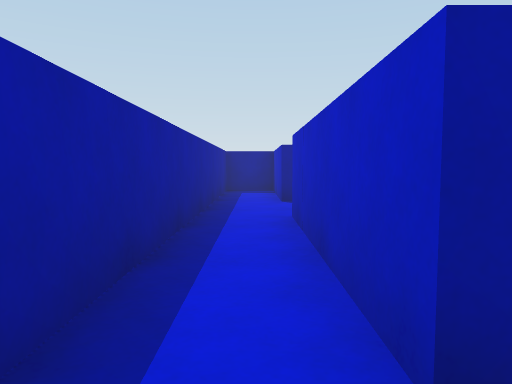
view 1 (above)

17 first-person views from a walk through a 3-D level made in the Unity game engine. The camera is 0.62 m above the floor, tilts 4° down and sees 70° across. The floor is counted in squares, 1 m on a side. Each view is taken from the middle of a square. On the plan, view 1 faces up. The plan holds only what a view shows up to about 10 squares ahead; the rest is blank. The player character is not drawn.

view 2
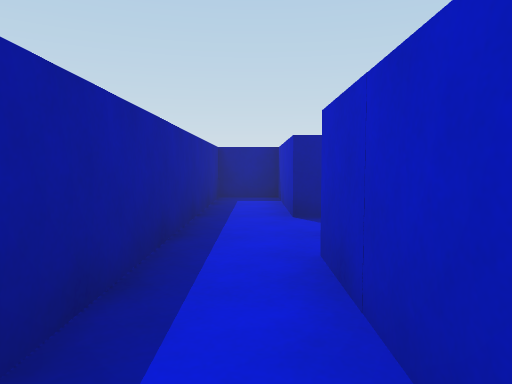

view 3
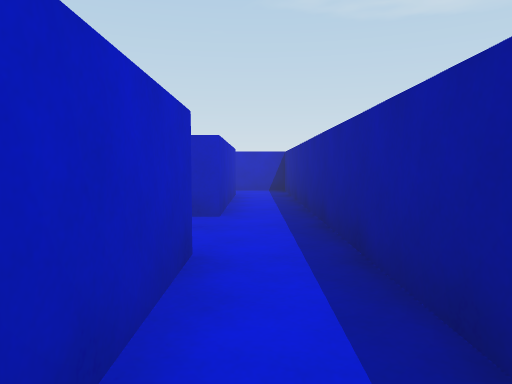

view 4
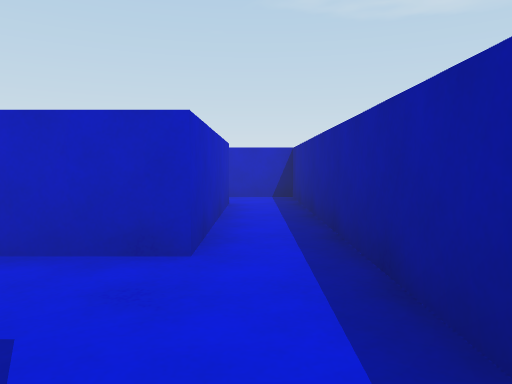

view 5
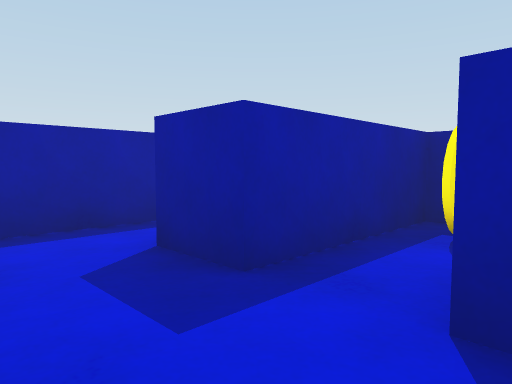

view 6
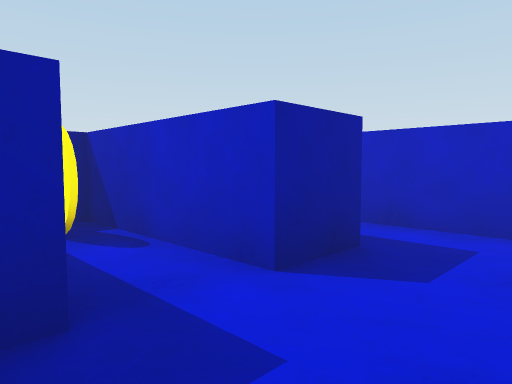

view 7
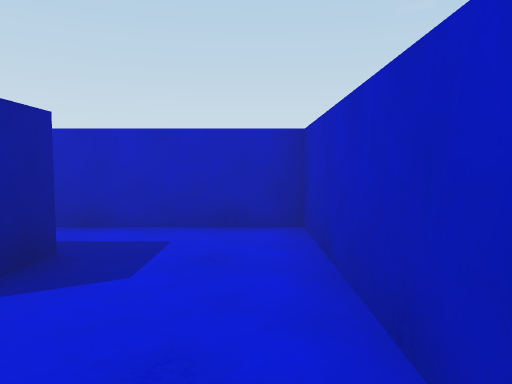

view 8
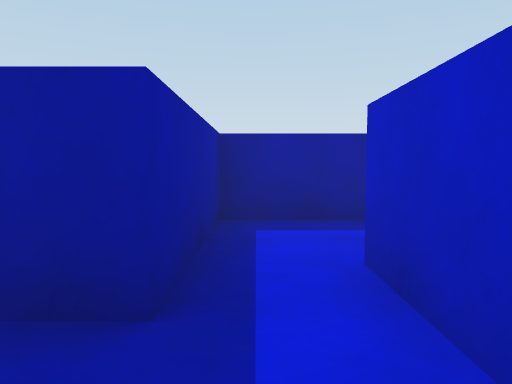

view 9
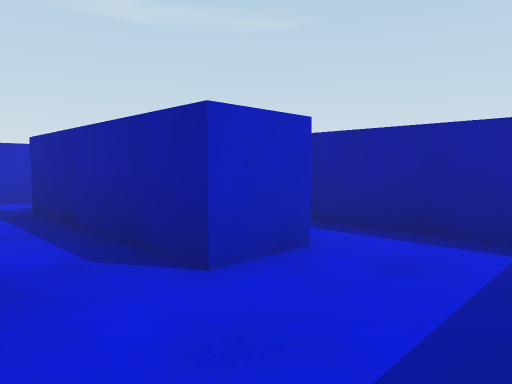

view 10
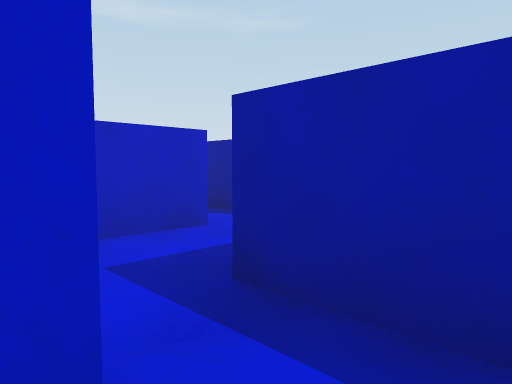

view 11
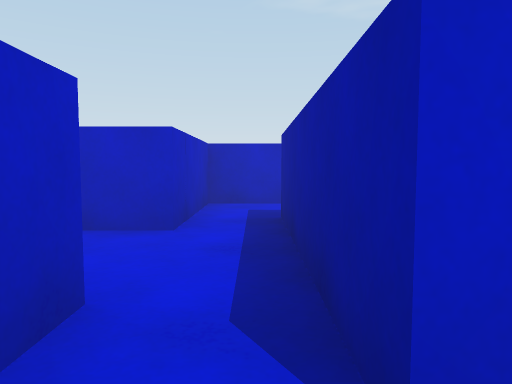

view 12
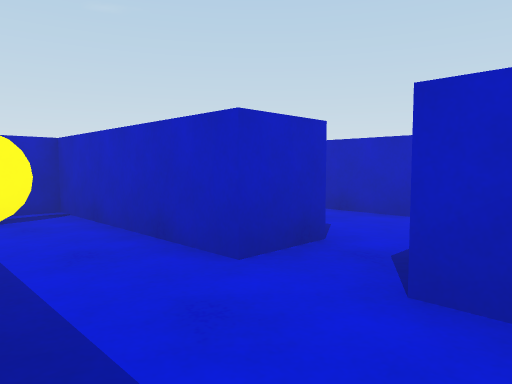

view 13
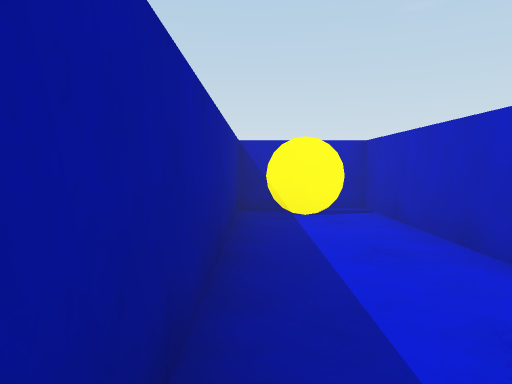

view 14
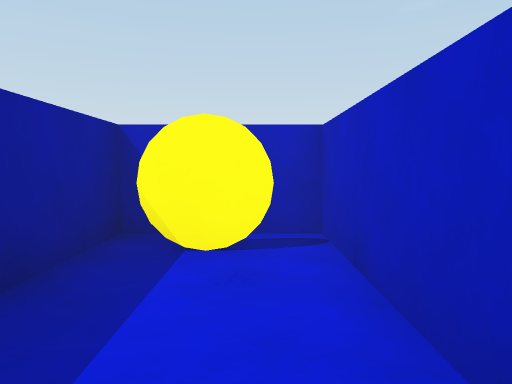

view 15
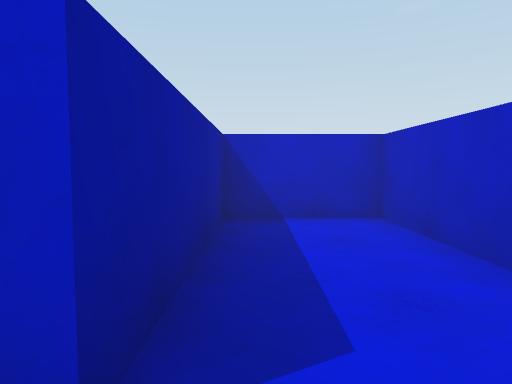

view 16
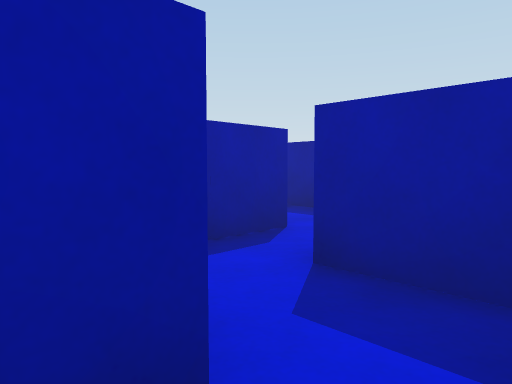

view 17
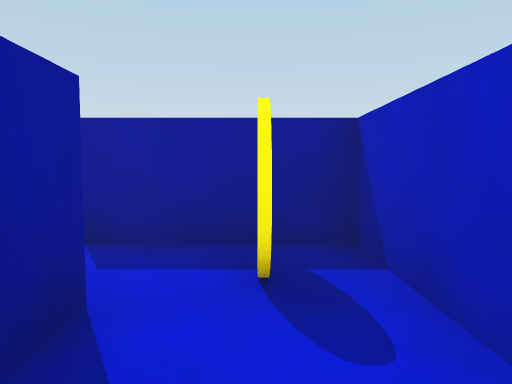

### Floor plan
Points are (right, up) in squares from view 1. A wall is a line through its corners. A room is listed if a view was taken in it or the views show most of it. See-through windows are left out.
Room 1 (views 1, 2, 3, 4)
walls: (0.5, 6.4) (0.5, 9.2) (-0.7, 9.2) (-0.7, -0.4) (0.6, -0.4); (0.5, 0.9) (0.5, 4.5)
ways out: opening at (1, 5.5) to room 3
Room 2 (views 5, 8)
walls: (3.6, 6.4) (2.6, 6.4); (2.5, 4.5) (4.7, 4.5) (4.7, 6.4)
ways out: opening at (3, 5.5) to room 3; opening at (4, 7) to room 8
Room 3 (views 6, 7)
walls: (2.6, 6.4) (2.6, 9.2) (1.5, 9.2) (1.5, 6.4) (0.5, 6.4); (0.5, 4.5) (2.5, 4.5)
ways out: opening at (1, 5.5) to room 1; opening at (3, 5.5) to room 2
objects: yellow disc (2, 9)
Room 4 (views 9, 11, 12, 13, 14)
walls: (6.8, 6.4) (6.8, 7.4) (10.3, 7.4) (10.3, 9.2) (4.6, 9.2); (4.7, 7.4) (5.7, 7.4) (5.7, 6.4)
ways out: opening at (6, 7) to room 5; opening at (5, 8.5) to room 8
objects: yellow disc (10, 8)
Room 5 (views 10, 15)
walls: (6.8, 3.5) (6.8, 4.5) (10.3, 4.5) (10.3, 6.4) (6.8, 6.4); (5.7, 6.4) (5.7, 3.5)
ways out: opening at (6, 7) to room 4; opening at (6, 4) to room 7
Room 6 (views 16, 17)
walls: (5.3, -0.4) (5.3, -1)
ways out: opening at (6, -1) to room 7
Room 7 (no view inside)
walls: (2.8, 3.5) (2.1, 3.5); (6.8, -1) (6.8, 3.5)
ways out: opening at (6, 4) to room 5; opening at (6, -1) to room 6
objects: blue block (2, 1) to (3, 2); blue block (3, 0) to (3, 1); blue block (5, 1) to (6, 2); yellow disc (6, 0)
Room 8 (no view inside)
walls: (4.6, 9.2) (3.6, 9.2) (3.6, 6.4); (4.7, 6.4) (4.7, 7.4)
ways out: opening at (4, 7) to room 2; opening at (5, 8.5) to room 4

Where each view was taken, in squares from view 1:
view 1: 0 up, 0 right, facing up
view 2: 2 up, 0 right, facing up
view 3: 9 up, 0 right, facing down
view 4: 7 up, 0 right, facing down
view 5: 5 up, 3 right, facing up-left
view 6: 5 up, 1 right, facing up-right
view 7: 5 up, 1 right, facing right
view 8: 5 up, 4 right, facing up
view 9: 9 up, 7 right, facing down-left
view 10: 5 up, 7 right, facing down-left
view 11: 8 up, 6 right, facing down
view 12: 9 up, 5 right, facing down-right
view 13: 9 up, 5 right, facing right
view 14: 8 up, 7 right, facing right
view 15: 6 up, 6 right, facing right
view 16: 1 down, 6 right, facing up-left
view 17: 2 down, 6 right, facing up
